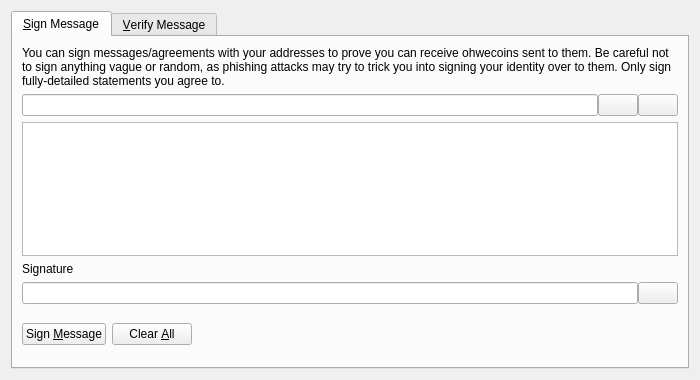
<?xml version="1.0" encoding="UTF-8"?>
<ui version="4.0">
 <class>SignVerifyMessageDialog</class>
 <widget class="QDialog" name="SignVerifyMessageDialog">
  <property name="geometry">
   <rect>
    <x>0</x>
    <y>0</y>
    <width>700</width>
    <height>380</height>
   </rect>
  </property>
  <property name="windowTitle">
   <string>Signatures - Sign / Verify a Message</string>
  </property>
  <property name="modal">
   <bool>true</bool>
  </property>
  <layout class="QVBoxLayout" name="verticalLayout">
   <item>
    <widget class="QTabWidget" name="tabWidget">
     <property name="currentIndex">
      <number>0</number>
     </property>
     <widget class="QWidget" name="tabSignMessage">
      <attribute name="title">
       <string>&amp;Sign Message</string>
      </attribute>
      <layout class="QVBoxLayout" name="verticalLayout_SM">
       <item>
        <widget class="QLabel" name="infoLabel_SM">
         <property name="text">
          <string>You can sign messages/agreements with your addresses to prove you can receive ohwecoins sent to them. Be careful not to sign anything vague or random, as phishing attacks may try to trick you into signing your identity over to them. Only sign fully-detailed statements you agree to.</string>
         </property>
         <property name="textFormat">
          <enum>Qt::PlainText</enum>
         </property>
         <property name="wordWrap">
          <bool>true</bool>
         </property>
        </widget>
       </item>
       <item>
        <layout class="QHBoxLayout" name="horizontalLayout_1_SM">
         <property name="spacing">
          <number>0</number>
         </property>
         <item>
          <widget class="QValidatedLineEdit" name="addressIn_SM">
           <property name="toolTip">
            <string>The ohwecoin address to sign the message with</string>
           </property>
          </widget>
         </item>
         <item>
          <widget class="QPushButton" name="addressBookButton_SM">
           <property name="toolTip">
            <string>Choose previously used address</string>
           </property>
           <property name="text">
            <string/>
           </property>
           <property name="icon">
            <iconset resource="../bitcoin.qrc">
             <normaloff>:/icons/address-book</normaloff>:/icons/address-book</iconset>
           </property>
           <property name="shortcut">
            <string>Alt+A</string>
           </property>
           <property name="autoDefault">
            <bool>false</bool>
           </property>
          </widget>
         </item>
         <item>
          <widget class="QPushButton" name="pasteButton_SM">
           <property name="toolTip">
            <string>Paste address from clipboard</string>
           </property>
           <property name="text">
            <string/>
           </property>
           <property name="icon">
            <iconset resource="../bitcoin.qrc">
             <normaloff>:/icons/editpaste</normaloff>:/icons/editpaste</iconset>
           </property>
           <property name="shortcut">
            <string>Alt+P</string>
           </property>
           <property name="autoDefault">
            <bool>false</bool>
           </property>
          </widget>
         </item>
        </layout>
       </item>
       <item>
        <widget class="QPlainTextEdit" name="messageIn_SM">
         <property name="toolTip">
          <string>Enter the message you want to sign here</string>
         </property>
        </widget>
       </item>
       <item>
        <widget class="QLabel" name="signatureLabel_SM">
         <property name="text">
          <string>Signature</string>
         </property>
         <property name="textFormat">
          <enum>Qt::PlainText</enum>
         </property>
        </widget>
       </item>
       <item>
        <layout class="QHBoxLayout" name="horizontalLayout_2_SM">
         <property name="spacing">
          <number>0</number>
         </property>
         <item>
          <widget class="QLineEdit" name="signatureOut_SM">
           <property name="font">
            <font>
             <italic>true</italic>
            </font>
           </property>
           <property name="readOnly">
            <bool>true</bool>
           </property>
          </widget>
         </item>
         <item>
          <widget class="QPushButton" name="copySignatureButton_SM">
           <property name="toolTip">
            <string>Copy the current signature to the system clipboard</string>
           </property>
           <property name="text">
            <string/>
           </property>
           <property name="icon">
            <iconset resource="../bitcoin.qrc">
             <normaloff>:/icons/editcopy</normaloff>:/icons/editcopy</iconset>
           </property>
           <property name="autoDefault">
            <bool>false</bool>
           </property>
          </widget>
         </item>
        </layout>
       </item>
       <item>
        <layout class="QHBoxLayout" name="horizontalLayout_3_SM">
         <item>
          <widget class="QPushButton" name="signMessageButton_SM">
           <property name="toolTip">
            <string>Sign the message to prove you own this ohwecoin address</string>
           </property>
           <property name="text">
            <string>Sign &amp;Message</string>
           </property>
           <property name="icon">
            <iconset resource="../bitcoin.qrc">
             <normaloff>:/icons/edit</normaloff>:/icons/edit</iconset>
           </property>
           <property name="autoDefault">
            <bool>false</bool>
           </property>
          </widget>
         </item>
         <item>
          <widget class="QPushButton" name="clearButton_SM">
           <property name="toolTip">
            <string>Reset all sign message fields</string>
           </property>
           <property name="text">
            <string>Clear &amp;All</string>
           </property>
           <property name="icon">
            <iconset resource="../bitcoin.qrc">
             <normaloff>:/icons/remove</normaloff>:/icons/remove</iconset>
           </property>
           <property name="autoDefault">
            <bool>false</bool>
           </property>
          </widget>
         </item>
         <item>
          <spacer name="horizontalSpacer_1_SM">
           <property name="orientation">
            <enum>Qt::Horizontal</enum>
           </property>
           <property name="sizeHint" stdset="0">
            <size>
             <width>40</width>
             <height>48</height>
            </size>
           </property>
          </spacer>
         </item>
         <item>
          <widget class="QLabel" name="statusLabel_SM">
           <property name="font">
            <font>
             <weight>75</weight>
             <bold>true</bold>
            </font>
           </property>
           <property name="text">
            <string/>
           </property>
           <property name="wordWrap">
            <bool>true</bool>
           </property>
          </widget>
         </item>
         <item>
          <spacer name="horizontalSpacer_2_SM">
           <property name="orientation">
            <enum>Qt::Horizontal</enum>
           </property>
           <property name="sizeHint" stdset="0">
            <size>
             <width>40</width>
             <height>48</height>
            </size>
           </property>
          </spacer>
         </item>
        </layout>
       </item>
      </layout>
     </widget>
     <widget class="QWidget" name="tabVerifyMessage">
      <attribute name="title">
       <string>&amp;Verify Message</string>
      </attribute>
      <layout class="QVBoxLayout" name="verticalLayout_VM">
       <item>
        <widget class="QLabel" name="infoLabel_VM">
         <property name="text">
          <string>Enter the receiver's address, message (ensure you copy line breaks, spaces, tabs, etc. exactly) and signature below to verify the message. Be careful not to read more into the signature than what is in the signed message itself, to avoid being tricked by a man-in-the-middle attack. Note that this only proves the signing party receives with the address, it cannot prove sendership of any transaction!</string>
         </property>
         <property name="textFormat">
          <enum>Qt::PlainText</enum>
         </property>
         <property name="alignment">
          <set>Qt::AlignLeading|Qt::AlignLeft|Qt::AlignTop</set>
         </property>
         <property name="wordWrap">
          <bool>true</bool>
         </property>
        </widget>
       </item>
       <item>
        <layout class="QHBoxLayout" name="horizontalLayout_1_VM">
         <property name="spacing">
          <number>0</number>
         </property>
         <item>
          <widget class="QValidatedLineEdit" name="addressIn_VM">
           <property name="toolTip">
            <string>The ohwecoin address the message was signed with</string>
           </property>
          </widget>
         </item>
         <item>
          <widget class="QPushButton" name="addressBookButton_VM">
           <property name="toolTip">
            <string>Choose previously used address</string>
           </property>
           <property name="text">
            <string/>
           </property>
           <property name="icon">
            <iconset resource="../bitcoin.qrc">
             <normaloff>:/icons/address-book</normaloff>:/icons/address-book</iconset>
           </property>
           <property name="shortcut">
            <string>Alt+A</string>
           </property>
           <property name="autoDefault">
            <bool>false</bool>
           </property>
          </widget>
         </item>
        </layout>
       </item>
       <item>
        <widget class="QPlainTextEdit" name="messageIn_VM"/>
       </item>
       <item>
        <widget class="QValidatedLineEdit" name="signatureIn_VM"/>
       </item>
       <item>
        <layout class="QHBoxLayout" name="horizontalLayout_2_VM">
         <item>
          <widget class="QPushButton" name="verifyMessageButton_VM">
           <property name="toolTip">
            <string>Verify the message to ensure it was signed with the specified ohwecoin address</string>
           </property>
           <property name="text">
            <string>Verify &amp;Message</string>
           </property>
           <property name="icon">
            <iconset resource="../bitcoin.qrc">
             <normaloff>:/icons/transaction_0</normaloff>:/icons/transaction_0</iconset>
           </property>
           <property name="autoDefault">
            <bool>false</bool>
           </property>
          </widget>
         </item>
         <item>
          <widget class="QPushButton" name="clearButton_VM">
           <property name="toolTip">
            <string>Reset all verify message fields</string>
           </property>
           <property name="text">
            <string>Clear &amp;All</string>
           </property>
           <property name="icon">
            <iconset resource="../bitcoin.qrc">
             <normaloff>:/icons/remove</normaloff>:/icons/remove</iconset>
           </property>
           <property name="autoDefault">
            <bool>false</bool>
           </property>
          </widget>
         </item>
         <item>
          <spacer name="horizontalSpacer_1_VM">
           <property name="orientation">
            <enum>Qt::Horizontal</enum>
           </property>
           <property name="sizeHint" stdset="0">
            <size>
             <width>40</width>
             <height>48</height>
            </size>
           </property>
          </spacer>
         </item>
         <item>
          <widget class="QLabel" name="statusLabel_VM">
           <property name="font">
            <font>
             <weight>75</weight>
             <bold>true</bold>
            </font>
           </property>
           <property name="text">
            <string/>
           </property>
           <property name="wordWrap">
            <bool>true</bool>
           </property>
          </widget>
         </item>
         <item>
          <spacer name="horizontalSpacer_2_VM">
           <property name="orientation">
            <enum>Qt::Horizontal</enum>
           </property>
           <property name="sizeHint" stdset="0">
            <size>
             <width>40</width>
             <height>48</height>
            </size>
           </property>
          </spacer>
         </item>
        </layout>
       </item>
      </layout>
     </widget>
    </widget>
   </item>
  </layout>
 </widget>
 <customwidgets>
  <customwidget>
   <class>QValidatedLineEdit</class>
   <extends>QLineEdit</extends>
   <header>qvalidatedlineedit.h</header>
  </customwidget>
 </customwidgets>
 <resources>
  <include location="../bitcoin.qrc"/>
 </resources>
 <connections/>
</ui>
